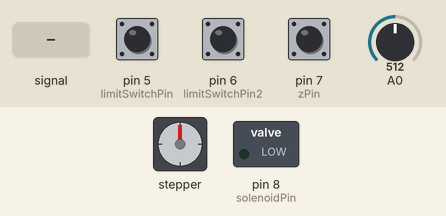
This sketch was run on a simulated Arduino Uno, built with avr-gcc and run on an emulated ATmega328P. Parts: stepper motor, switched loads named in the sketch (green lamp = pin HIGH). The test bench sets the inputs (shaded band); at power-on: A0 = 512, pin 7 (zPin) HIGH, pin 5 (limitSwitchPin) HIGH, pin 6 (limitSwitchPin2) HIGH. Stepper angles assume 200 steps per turn.

Above: at 1.2 s.
1.3 s: A0 set to 716
At 1.45 s:
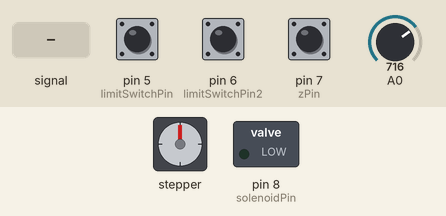
4.3 s: pin 7 (zPin) pulled LOW for 0.15 s
At 4.47 s:
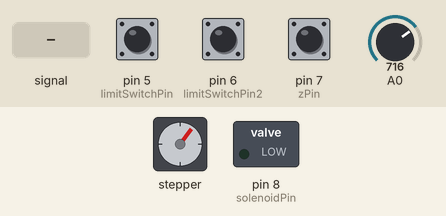
7.3 s: pin 7 (zPin) pulled LOW for 1 s
At 7.49 s:
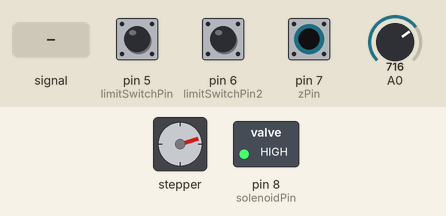
10.3 s: A0 fed a 2 Hz sine of ±306 counts around its level
13.3 s: pin 7 (zPin) pulled LOW for 3.2 s
At 13.56 s:
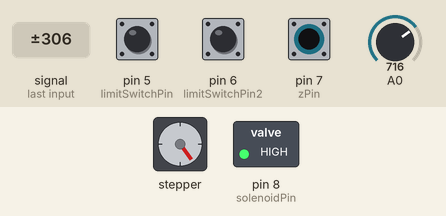
18.0 s: pin 7 (zPin) pulled LOW for 1 s
At 19.06 s:
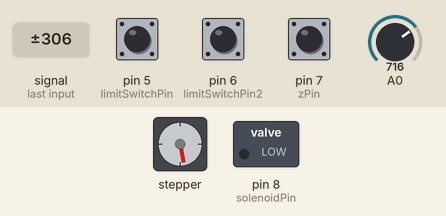
Timing chart, 0 to 22.0 s (numbered marks = the images above; inputs shaded):
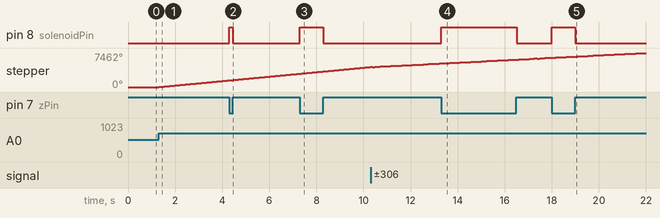

The sketch:

nema_joystick_limit_solenoide.ino
```cpp
#include <AccelStepper.h>

//cambiar define por int es lo mismo.
#define dirPin 3
#define stepPin 2
#define limitSwitchPin 5 // Limit switch for the right side
#define limitSwitchPin2 6 // Limit switch for the left side
#define zPin 7

int solenoidPin = 8;


AccelStepper stepper(AccelStepper::DRIVER, stepPin, dirPin);
//crea un objeto stepper de la clase AccelStepper.
//AccelStepper::DRIVER es el controlador de pulsos y direccion.
//damos el stepPin como pulsos
//el dirPin como direccion del pin

void setup() {
  Serial.begin(9600);

  pinMode(solenoidPin, OUTPUT);
  pinMode(zPin, INPUT_PULLUP);
  stepper.setMaxSpeed(300); // Set max speed of the stepper motor
  stepper.setAcceleration(50); // Set acceleration of the stepper motor

  pinMode(limitSwitchPin, INPUT_PULLUP); // Configure right limit switch pin as input with pull-up
  pinMode(limitSwitchPin2, INPUT_PULLUP); // Configure left limit switch pin as input with pull-up
}

void loop() {

  // Leer el estado de los interruptores de límite derecho e izquierdo
  // y almacenar el resultado en variables booleanas.
  // limitSwitchPressedRight es true si el interruptor derecho está presionado (pin en LOW).
  // limitSwitchPressedLeft es true si el interruptor izquierdo está presionado (pin en LOW).

  bool limitSwitchPressedRight = digitalRead(limitSwitchPin) == LOW;
  bool limitSwitchPressedLeft = digitalRead(limitSwitchPin2) == LOW;

  // Read the state of the zPin
  bool zPinState = digitalRead(zPin);

  // Control the solenoid based on the state of the zPin
  if (zPinState == HIGH) {
    digitalWrite(solenoidPin, LOW);
  } else {
    digitalWrite(solenoidPin, HIGH);
  }

  // Read the potentiometer position
  int xPosition = analogRead(A0);

  // Define a dead zone
  int threshold = 50;
  int speed;

  if (xPosition > (512 + threshold)) {
    // Attempt to move to the right
    speed = map(xPosition, 512 + threshold, 1023, 0, 1000);
    //xposition: valor de entrada a mapear. Valor actual de x
    //512 + threshold: limit inferior de entrada. Potenciometro regresa valores de 0-1023
    //1023: limite de rango entrada superior para lectura analogica.
    //0: limite inferior salida. En este caso velocidad minima que asignamos
    //1000: valor maximo de salida. Velocidad max que asignamos
    if (limitSwitchPressedLeft) {
      // If the right limit switch is pressed, do not allow movement to the right
      speed = 0;
    }
  } else if (xPosition < (512 - threshold)) { //
    // Attempt to move to the left
    speed = map(xPosition, 0, 512 - threshold, -1000, 0); //lectura analogica 512
    if (limitSwitchPressedRight) {
      // If the left limit switch is pressed, do not allow movement to the left
      speed = 0;
    }
  } else {
    // Within the dead zone, do not move
    speed = 0;
  }

  stepper.setSpeed(speed); // Set the motor speed
  stepper.runSpeed(); // Run the motor at the set speed
}
```

Measured:
- after the input at 1.3 s, stepper: keeps turning clockwise at about 489°/s, starting at once
- after the input at 4.3 s, pin 8 (solenoidPin): LOW → HIGH at once, → LOW 0.15 s later
- after the input at 7.3 s, pin 8 (solenoidPin): LOW → HIGH at once, → LOW 1.0 s later
- after the input at 13.3 s, pin 8 (solenoidPin): LOW → HIGH at once, → LOW 3.2 s later
- after the input at 18.0 s, pin 8 (solenoidPin): LOW → HIGH at once, → LOW 1.0 s later
